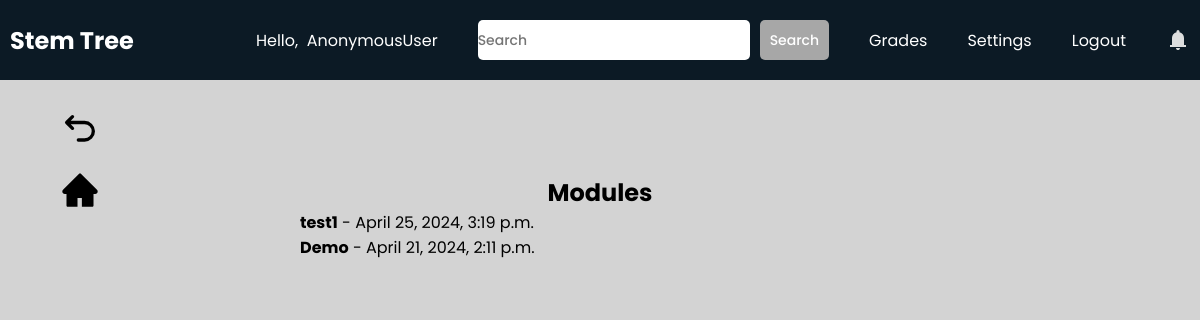
Page /students/module_hub/72ec23b1798d45dbb74cdb87641e4c49/ on the committed database.
### teachers/models.py (models this page shows, shortened)
class Module(models.Model):
    id = models.UUIDField(primary_key=True, default=uuid.uuid4, editable=False)
    course = models.ForeignKey(MyClass, on_delete=models.CASCADE, null=True)
    author = models.ForeignKey(User, on_delete=models.CASCADE)
    title = models.CharField(max_length=100)
    is_visible = models.BooleanField(default=False)
    attempts = models.PositiveIntegerField(default=1)
    weight = models.PositiveIntegerField(default=1)
    created_at = models.DateTimeField(default=timezone.now)

### students/views.py (the view)
# urls.py: path("module_hub/<str:course_id>/", views.moduleHub, name="moduleHub"),
def moduleHub(request, course_id):
    my_class = MyClass.objects.get(id=course_id)
    modules = Module.objects.filter(course=my_class).order_by('-created_at')
    context = {'courseId': course_id, 'my_class': my_class, 'modules': modules}
    return render(request, "students/modulehub.html", context)

### students/templates/students/modulehub.html (shortened to what this page needs)
{% extends 'students/base.html' %}
{% load static %}
{% block extra_css %}
    <link rel="stylesheet" href="{% static 'css/discussion.css' %}">
{% endblock %}
{% block content %}
    <a class="backbtn" href="{% url 'students:course' courseId%}"><svg xmlns="http://www.w3.org/2000/svg" width="24" height="24" viewBox="0 0 24 24"><path fill="none" stroke="currentColor" stroke-linecap="round" stroke-linejoin="round" stroke-width="2" d="M11 18h3.75a5.25 5.25 0 1 0 0-10.5H5M7.5 4L4 7.5L7.5 11"/></svg></a>
    <a class="backbtn" id="homebtn" href="{% url 'students:course' courseId%}"></a>
    <div id="contentwrapper">
        <div id="content">
            <h2>Modules</h2>
            <div id="posts-wrapper">
                {% for module in modules %}
                    {% if module.is_visible %}
                        <div class="modules" data-class-id= "{{ module.id }}" data-class-courseId= "{{ courseId }}">
                            <strong>{{ module.title }}</strong> - {{ module.created_at }}
                        </div>
                    {% endif %}
                {% endfor %}
            </div>
        </div>
    </div>
{% endblock %}

### teachers/static/css/base.css (style rules this page uses)
* { margin: 0; padding: 0; box-sizing: border-box; font-family: "Poppins", sans-serif; }
html { scroll-behavior: smooth; }
body { background: #d3d3d3; }
.backbtn { position: fixed; top: 100px; left: 50px; padding: 10px; border-radius: 20%; display: flex; justify-content: center; align-items: center; cursor: pointer; }
#homebtn { top:160px; }
.backbtn svg { height: 40px; width: 40px; color: black; }

### teachers/static/css/discussion.css (style rules this page uses)
#contentwrapper { height: 100vh; padding-top: 75px; background: #d3d3d3; }
#content { height: calc(100%); display: flex; flex-direction: column; align-items: center; }
#content h2 { margin-top: 100px; }
#posts-wrapper { width: 50%; overflow: auto; }

### rows in the picture
Module: title "test1", created_at "April 25, 2024, 3:19 p.m."
Module: title "Demo", created_at "April 21, 2024, 2:11 p.m."

### other values in the picture
{{ request.user }} "AnonymousUser"
